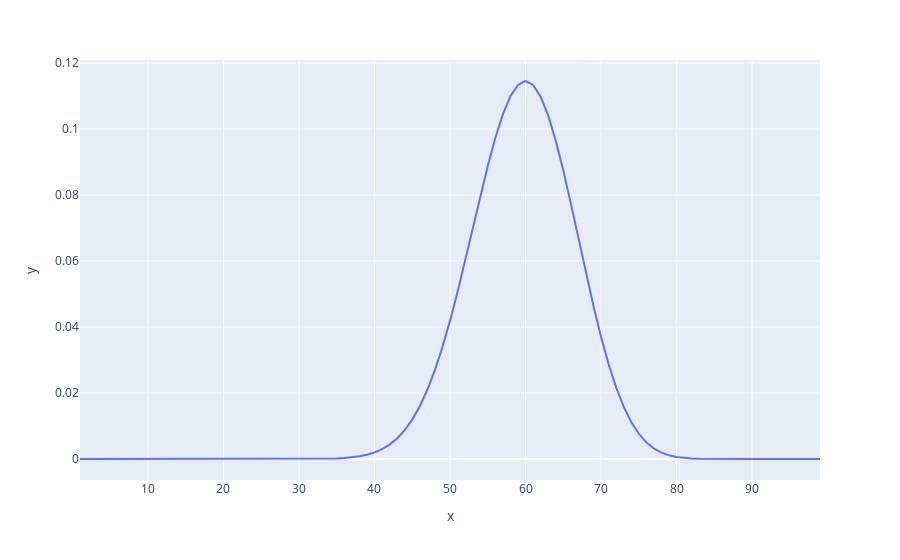

Here is the notebook cell this chart was saved with:
### Code cell
def n_choose_k(n,k):
    return np.math.factorial(n)/(np.math.factorial(k)*np.math.factorial(n-k))

def binomial_p(n, k, p):
    return n_choose_k(n,k) * p**k * (1-p)**(n-k)

likelihood = [binomial_p(50,30,n/100) for n in range(1,100)]

px.line(x=list(range(1,100)), y=likelihood)
